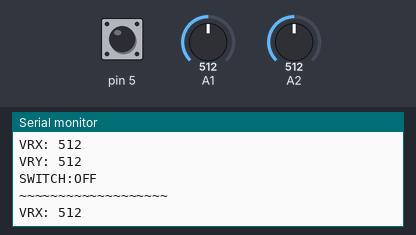
Bench run of a sketch on a simulated Arduino Uno, built with avr-gcc and run on an emulated ATmega328P. Parts: the last lines printed to the serial monitor. Inputs (shaded band) come from the test bench; at power-on: A2 = 512, pin 5 HIGH, A1 = 512.

Above: at 8.8 s.
8.9 s: A2 set to 1023
At 8.99 s:
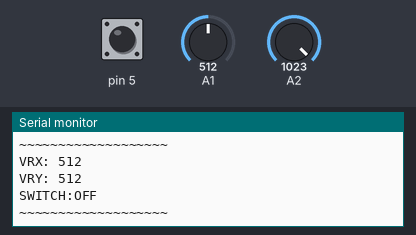
11.9 s: A2 set to 983
At 12.33 s:
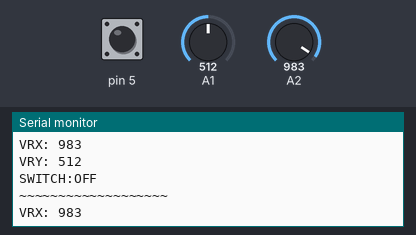
Timing chart, 0 to 14.9 s (numbered marks = the images above; inputs shaded):
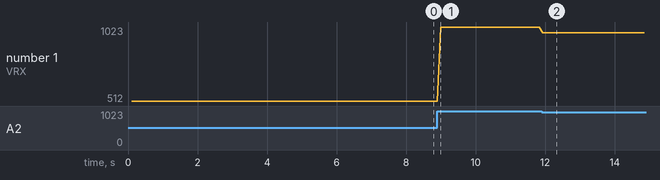

Measured:
- the behaviour switches between 1000 and 999 on A2 (found by bisection; images 1 and 2)
- after the input at 11.9 s, the serial monitor: prints a new line at once (image 2)
- plotted number 1: 512 → 1023 after the input at 8.9 s, 1023 → 983 after the input at 11.9 s

The sketch:

joystick.ino
```cpp
#define THRESHOLD 100

double dt_last = 0.0;
String SWITCH = "OFF";

void setup() {
  // put your setup code here, to run once:
pinMode(5,INPUT_PULLUP);
Serial.begin(9600);
}

void loop() {
  // put your main code here, to run repeatedly:

  auto vry = analogRead(9);
  auto vrx = analogRead(10);
  if(!digitalRead(5)){
    SWITCH = "ON";
  }
  else{
    SWITCH = "OFF";
  }

  auto dt_now = millis();

  if((dt_now - dt_last) > THRESHOLD){
  Serial.print("VRX: ");
  Serial.println(vrx);

  Serial.print("VRY: ");
  Serial.println(vry);

  Serial.print("SWITCH:");
  Serial.println(SWITCH);

  Serial.println("~~~~~~~~~~~~~~~~~~~");

  dt_last = dt_now;

  }
}
```
